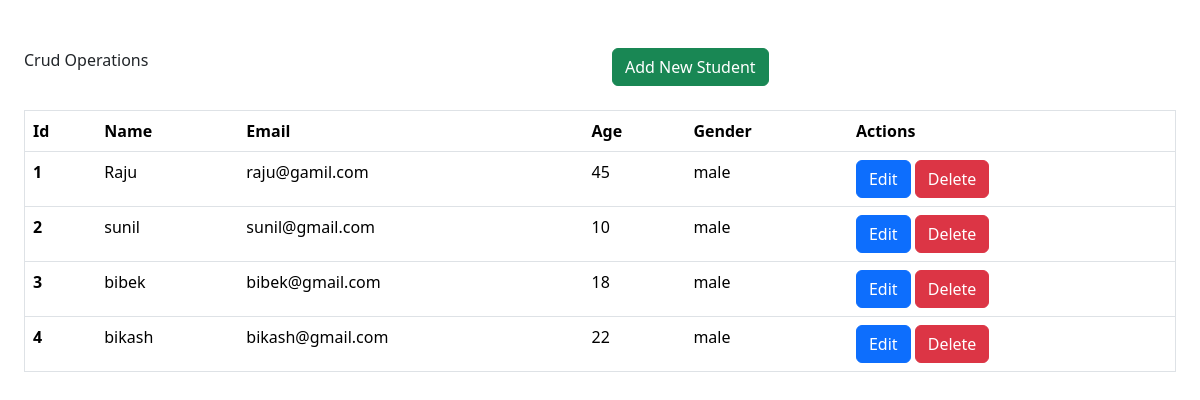
Before: /stud-table/ with the older database file.
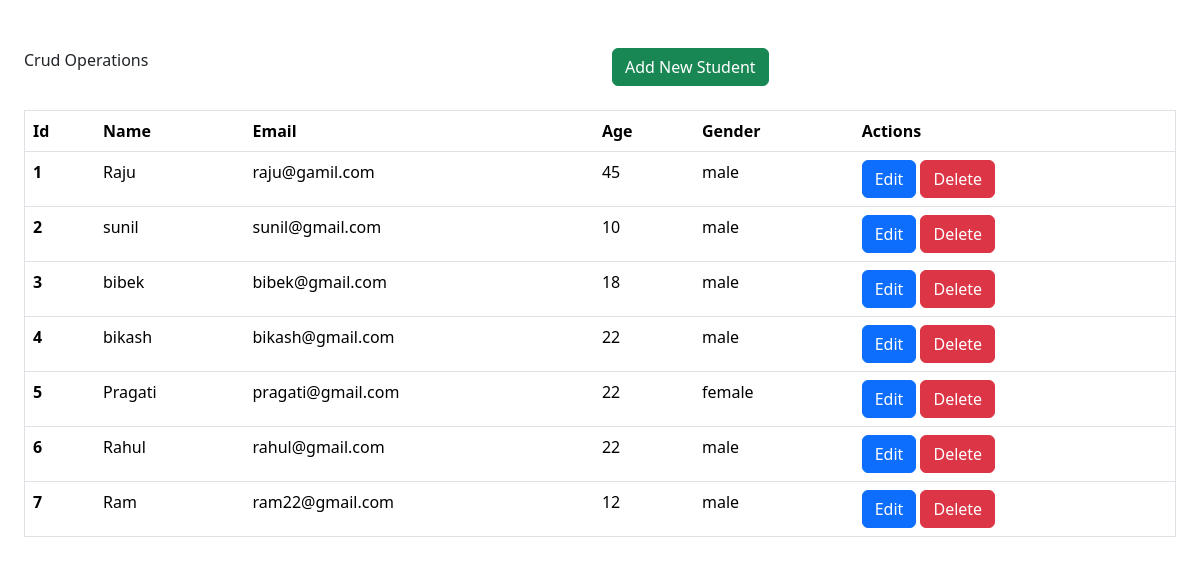
After: the same page with the newer database file.
### crud/models.py (models this page shows, shortened)
class Student(models.Model):
    GERDER_CHOICES = [
        ('male', 'male'),
        ('female', 'female'),
        ('others', 'others'),
    ]
    stu_name = models.CharField(max_length=100)
    stu_age = models.IntegerField()
    stu_email = models.EmailField()
    gender = models.CharField(choices=GERDER_CHOICES, max_length=50)

### crud/views.py (the view)
# urls.py: path('stud-table/', student_table, name="student-table"),
def student_table(request):
    students = Student.objects.all()
    context = {'keys': students}
    return render(request, 'crud/student-table.html', context)

### crud/templates/crud/student-table.html (shortened to what this page needs)
{% extends 'main/base.html' %}
{% block content %}
<div class="container-fluid p-4">
  <div class="row my-4">
    <div class="col-6">Crud Operations</div>
    <div class="col-6">
      <a href="{% url 'register' %}" class="btn btn-success">Add New Student</a>
    </div>
  </div>
  <div class="row">
    <div class="col-12">
      <table class="table border">
        <thead>
          <tr>
            <th scope="col">Id</th>
            <th scope="col">Name</th>
            <th scope="col">Email</th>
            <th scope="col">Age</th>
            <th scope="col">Gender</th>
            <th scope="col">Actions</th>
          </tr>
        </thead>
        <tbody>
          {% for counter in keys %}
          <tr>
            <th scope="row">{{ counter.id }}</th>
            <td>{{ counter.stu_name }}</td>
            <td>{{ counter.stu_email }}</td>
            <td>{{ counter.stu_age }}</td>
            <td>{{ counter.gender }}</td>
            <td>
              <a href="{% url 'update' counter.id  %}" class="btn btn-primary">
                Edit
              </a>
              <a href="{% url 'delete' counter.id %}" class="btn btn-danger">
                Delete
              </a>
            </td>
          </tr>
          {% endfor %}
        </tbody>
      </table>
    </div>
  </div>
</div>
{% endblock %}

### main/templates/main/base.html (shortened to what this page needs)
<!DOCTYPE html>
<html lang="en">
  <head>
    <link
      href="https://cdn.jsdelivr.net/npm/bootstrap@5.3.7/dist/css/bootstrap.min.css"
      rel="stylesheet"
    />
  </head>
  <body>
    {% block content %} {% endblock %}
  </body>
</html>

Changed rows visible on the page:
added Student: id "5", stu_name "Pragati", stu_email "pragati@gmail.com", stu_age "22", gender "female"
added Student: id "6", stu_name "Rahul", stu_email "rahul@gmail.com", stu_age "22", gender "male"
added Student: id "7", stu_name "Ram", stu_email "ram22@gmail.com", stu_age "12", gender "male"
